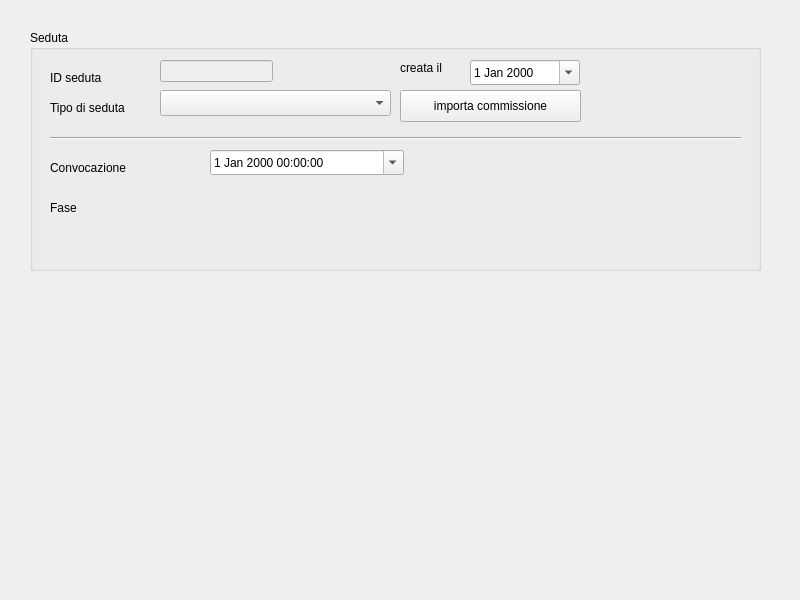
<?xml version="1.0" encoding="UTF-8"?>
<ui version="4.0">
 <class>MainWindow</class>
 <widget class="QMainWindow" name="MainWindow">
  <property name="geometry">
   <rect>
    <x>0</x>
    <y>0</y>
    <width>800</width>
    <height>600</height>
   </rect>
  </property>
  <property name="windowTitle">
   <string>Sedute</string>
  </property>
  <widget class="QWidget" name="centralwidget">
   <widget class="QGroupBox" name="groupBox">
    <property name="geometry">
     <rect>
      <x>30</x>
      <y>30</y>
      <width>731</width>
      <height>241</height>
     </rect>
    </property>
    <property name="title">
     <string>Seduta</string>
    </property>
    <widget class="com.axiastudio.pypapi.ui.widgets.PyPaPiComboBox" name="comboBox">
     <property name="geometry">
      <rect>
       <x>130</x>
       <y>60</y>
       <width>231</width>
       <height>26</height>
      </rect>
     </property>
     <property name="column" stdset="0">
      <string>tipoSeduta</string>
     </property>
    </widget>
    <widget class="com.axiastudio.pypapi.ui.widgets.PyPaPiDateEdit" name="dateEdit">
     <property name="geometry">
      <rect>
       <x>440</x>
       <y>30</y>
       <width>110</width>
       <height>25</height>
      </rect>
     </property>
     <property name="calendarPopup">
      <bool>true</bool>
     </property>
     <property name="column" stdset="0">
      <string>datacreazione</string>
     </property>
    </widget>
    <widget class="QLabel" name="label">
     <property name="geometry">
      <rect>
       <x>20</x>
       <y>70</y>
       <width>111</width>
       <height>16</height>
      </rect>
     </property>
     <property name="text">
      <string>Tipo di seduta</string>
     </property>
    </widget>
    <widget class="com.axiastudio.pypapi.ui.widgets.PyPaPiDateTimeEdit" name="dateTimeEdit_2">
     <property name="geometry">
      <rect>
       <x>180</x>
       <y>120</y>
       <width>194</width>
       <height>25</height>
      </rect>
     </property>
     <property name="calendarPopup">
      <bool>true</bool>
     </property>
     <property name="column" stdset="0">
      <string>dataoraconvocazione</string>
     </property>
    </widget>
    <widget class="QLabel" name="label_2">
     <property name="geometry">
      <rect>
       <x>370</x>
       <y>30</y>
       <width>62</width>
       <height>16</height>
      </rect>
     </property>
     <property name="text">
      <string>creata il</string>
     </property>
    </widget>
    <widget class="QLabel" name="label_3">
     <property name="geometry">
      <rect>
       <x>20</x>
       <y>40</y>
       <width>62</width>
       <height>16</height>
      </rect>
     </property>
     <property name="text">
      <string>ID seduta</string>
     </property>
    </widget>
    <widget class="QLineEdit" name="lineEdit">
     <property name="enabled">
      <bool>false</bool>
     </property>
     <property name="geometry">
      <rect>
       <x>130</x>
       <y>30</y>
       <width>113</width>
       <height>22</height>
      </rect>
     </property>
     <property name="column" stdset="0">
      <string>id</string>
     </property>
    </widget>
    <widget class="QPushButton" name="pushButton">
     <property name="geometry">
      <rect>
       <x>370</x>
       <y>60</y>
       <width>181</width>
       <height>32</height>
      </rect>
     </property>
     <property name="text">
      <string>importa commissione</string>
     </property>
    </widget>
    <widget class="Line" name="line">
     <property name="geometry">
      <rect>
       <x>20</x>
       <y>100</y>
       <width>691</width>
       <height>16</height>
      </rect>
     </property>
     <property name="orientation">
      <enum>Qt::Horizontal</enum>
     </property>
    </widget>
    <widget class="QLabel" name="label_4">
     <property name="geometry">
      <rect>
       <x>20</x>
       <y>130</y>
       <width>111</width>
       <height>16</height>
      </rect>
     </property>
     <property name="text">
      <string>Convocazione</string>
     </property>
    </widget>
    <widget class="QLabel" name="label_5">
     <property name="geometry">
      <rect>
       <x>20</x>
       <y>170</y>
       <width>62</width>
       <height>16</height>
      </rect>
     </property>
     <property name="text">
      <string>Fase</string>
     </property>
    </widget>
   </widget>
  </widget>
 </widget>
 <customwidgets>
  <customwidget>
   <class>com.axiastudio.pypapi.ui.widgets.PyPaPiComboBox</class>
   <extends>QComboBox</extends>
   <header>pypapicombobox.h</header>
  </customwidget>
  <customwidget>
   <class>com.axiastudio.pypapi.ui.widgets.PyPaPiDateEdit</class>
   <extends>QDateEdit</extends>
   <header>pypapidateedit.h</header>
  </customwidget>
  <customwidget>
   <class>com.axiastudio.pypapi.ui.widgets.PyPaPiDateTimeEdit</class>
   <extends>QDateTimeEdit</extends>
   <header>pypapidatetimeedit.h</header>
  </customwidget>
 </customwidgets>
 <resources/>
 <connections/>
</ui>
